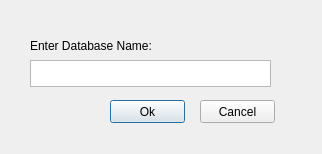
<?xml version="1.0" encoding="UTF-8"?>
<ui version="4.0">
 <class>Dialog</class>
 <widget class="QDialog" name="Dialog">
  <property name="geometry">
   <rect>
    <x>0</x>
    <y>0</y>
    <width>322</width>
    <height>154</height>
   </rect>
  </property>
  <property name="minimumSize">
   <size>
    <width>322</width>
    <height>154</height>
   </size>
  </property>
  <property name="maximumSize">
   <size>
    <width>322</width>
    <height>154</height>
   </size>
  </property>
  <property name="mouseTracking">
   <bool>true</bool>
  </property>
  <property name="windowTitle">
   <string>Dialog</string>
  </property>
  <widget class="QTextEdit" name="databaseName">
   <property name="geometry">
    <rect>
     <x>30</x>
     <y>60</y>
     <width>241</width>
     <height>27</height>
    </rect>
   </property>
   <property name="html">
    <string>&lt;!DOCTYPE HTML PUBLIC &quot;-//W3C//DTD HTML 4.0//EN&quot; &quot;http://www.w3.org/TR/REC-html40/strict.dtd&quot;&gt;
&lt;html&gt;&lt;head&gt;&lt;meta name=&quot;qrichtext&quot; content=&quot;1&quot; /&gt;&lt;style type=&quot;text/css&quot;&gt;
p, li { white-space: pre-wrap; }
&lt;/style&gt;&lt;/head&gt;&lt;body style=&quot; font-family:'MS Shell Dlg 2'; font-size:8.25pt; font-weight:400; font-style:normal;&quot;&gt;
&lt;p align=&quot;center&quot; style=&quot;-qt-paragraph-type:empty; margin-top:0px; margin-bottom:0px; margin-left:0px; margin-right:0px; -qt-block-indent:0; text-indent:0px;&quot;&gt;&lt;br /&gt;&lt;/p&gt;&lt;/body&gt;&lt;/html&gt;</string>
   </property>
  </widget>
  <widget class="QLabel" name="label">
   <property name="geometry">
    <rect>
     <x>30</x>
     <y>30</y>
     <width>141</width>
     <height>31</height>
    </rect>
   </property>
   <property name="styleSheet">
    <string notr="true">font: 10pt &quot;MS Shell Dlg 2&quot;;</string>
   </property>
   <property name="text">
    <string>Enter Database Name:</string>
   </property>
  </widget>
  <widget class="QPushButton" name="okButton">
   <property name="geometry">
    <rect>
     <x>110</x>
     <y>100</y>
     <width>75</width>
     <height>23</height>
    </rect>
   </property>
   <property name="text">
    <string>Ok</string>
   </property>
  </widget>
  <widget class="QPushButton" name="cancelButton">
   <property name="geometry">
    <rect>
     <x>200</x>
     <y>100</y>
     <width>75</width>
     <height>23</height>
    </rect>
   </property>
   <property name="text">
    <string>Cancel</string>
   </property>
  </widget>
 </widget>
 <resources/>
 <connections/>
</ui>
